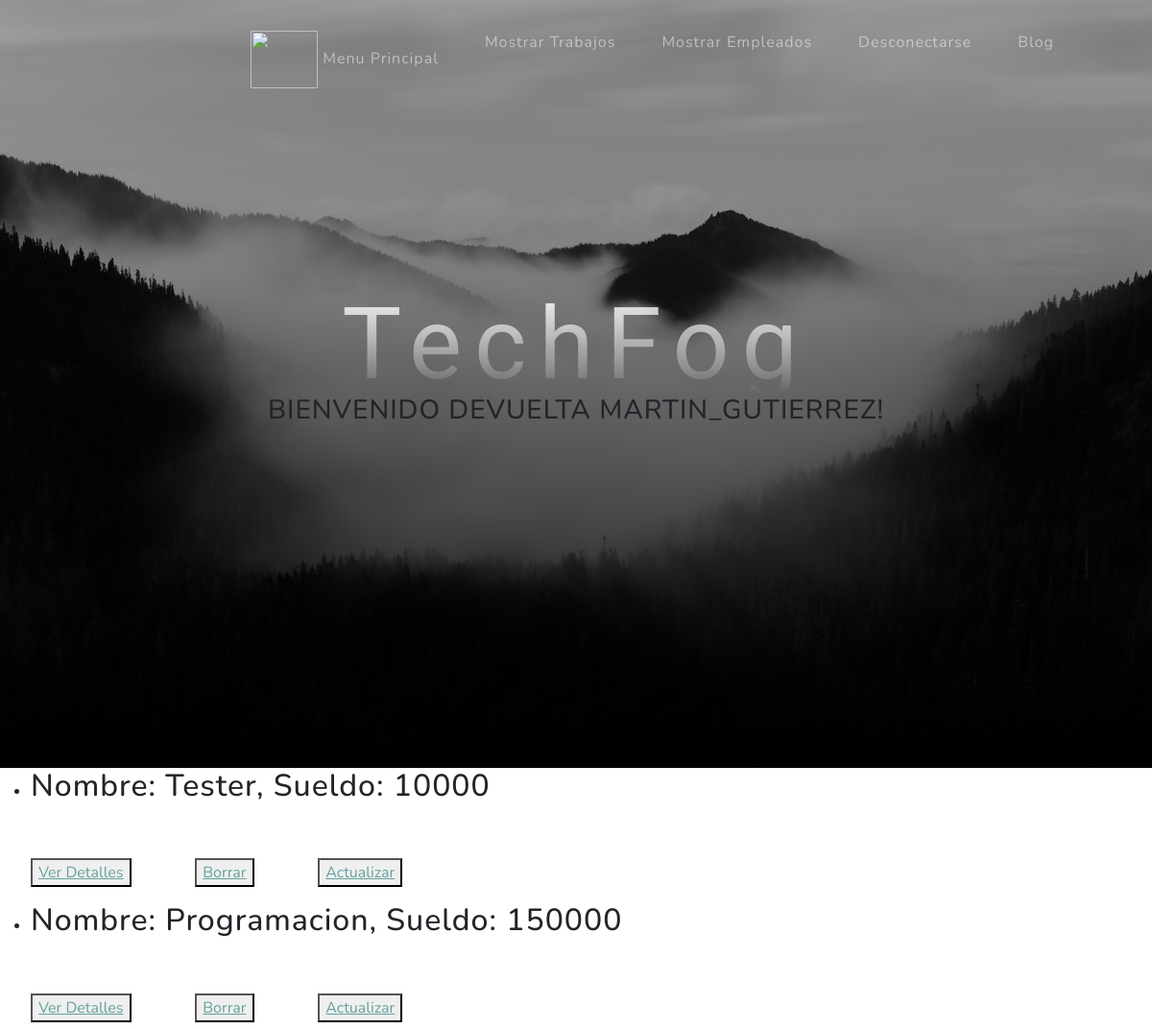
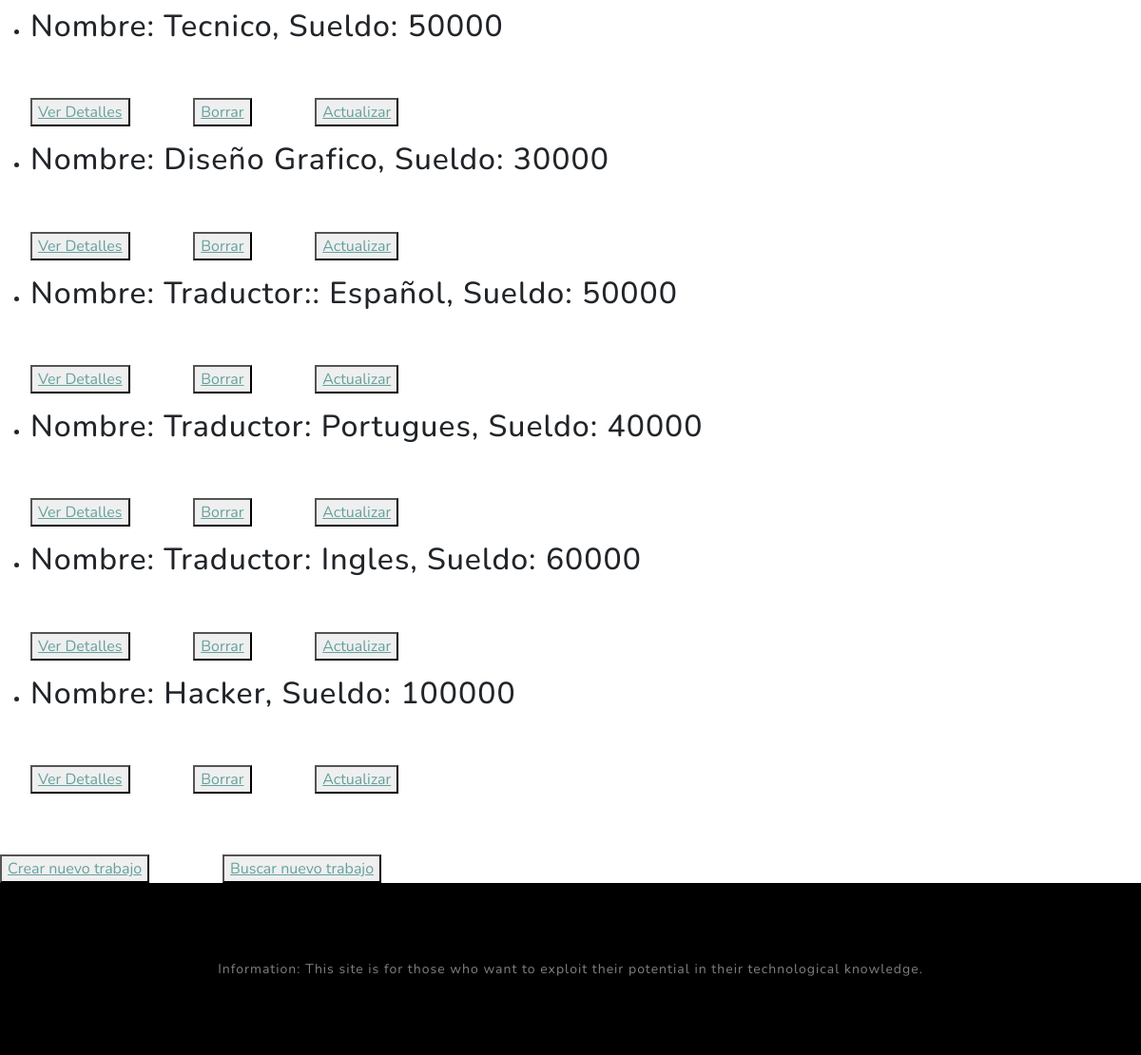
Page /trabajos_list/ (signed in) on the committed database (2 pictures, top to bottom).
### MiApp2/models.py (models this page shows)
class Trabajo(models.Model):
    nombre=models.CharField(max_length=40)
    sueldo = models.IntegerField()
    def __str__(self):
        return f'Nombre: {self.nombre}, Sueldo: {self.sueldo}'

### MiApp2/views.py (the view)
# urls.py: path('trabajos_list/', views.TrabajoList.as_view(), name='List'),
class TrabajoList(ListView):
    model = Trabajo
    template_name = 'MiApp2/trabajo_list.html'

### MiApp2/Templates/MiApp2/trabajo_list.html (shortened to what this page needs)
{% extends 'MiApp2/index.html' %}
{% load static %}
{% block codigo_fatal2 %}
{% for trabajo in object_list %}
<ul>
    <li>
        <h2>{{trabajo}}</h2>
        <br>
        <br>
        <button>
            <a href="{% url 'Detail' trabajo.id %}">Ver Detalles</a>
        </button>
        <button>
            <a href="{% url 'Delete' trabajo.id %}">Borrar</a>
        </button>
        <button>
            <a href="{% url 'Update' trabajo.id %}">Actualizar</a>
        </button>
    </li>
</ul>
{% endfor %}
    <br>
    <br>
<button>
    <a href="{% url 'Create' %}">Crear nuevo trabajo</a>
</button>
<button>
    <a href="{% url 'Buscar Trabajo' %}">Buscar nuevo trabajo</a>
</button>
{% endblock %}

### MiApp2/Templates/MiApp2/index.html (shortened to what this page needs)
<!DOCTYPE html>
<html lang="en">
    <head>
        {% load static %}
        <link href={% static 'MiApp2/css/styles.css' %} rel="stylesheet" />
    </head>
    <body id="page-top">
        <nav class="navbar navbar-expand-lg navbar-light fixed-top" id="mainNav">
            <div class="container px-4 px-lg-5">
                <div class="collapse navbar-collapse" id="navbarResponsive">
                    <ul class="navbar-nav ms-auto">
                        <li class="nav-item"><a class="nav-link" href="{% url 'Inicio' %}"> <img src="{{avatar}}" height=60 width=70 /> Menu Principal</a>
                        {% if request.user.is_authenticated %}
                        <li class="nav-item"><a class="nav-link" href="{% url 'Mostrar Trabajo' %}">Mostrar Trabajos</a>
                        <li class="nav-item"><a class="nav-link" href="{% url 'Mostrar Empleados' %}"> Mostrar Empleados</a>
                        <li class="nav-item"><a class="nav-link" href="{% url 'Logout' %}"> Desconectarse</a>
                        {% else %}
                        <li class="nav-item"><a class="nav-link" href="{% url 'Login' %}"> Iniciar</a>
                        <li class="nav-item"><a class="nav-link" href="{% url 'Register' %}"> Registrarse</a>
                        {% endif %}
                        <li class="nav-item"><a class="nav-link" href="{% url 'miblog-index' %}"> Blog</a>
                    </ul>
                </div>
            </div>
        </nav>
        <header class="masthead">
            <div class="container px-4 px-lg-5 d-flex h-100 align-items-center justify-content-center">
                <div class="d-flex justify-content-center">
                    <div class="text-center">
                        <h1 class="mx-auto my-0 text-lower case">TechFog</h1>
                        {% if request.user.is_authenticated %}
                        <h3 class="mx-auto my-0 text-uppercase"> Bienvenido Devuelta {{user.username}}!</h3>
                        <div class="text-center">
                        {% else %}
                            <h3 class="mx-auto my-0 text-lower case">¡Hola Desconocido!</h3>
                        {% endif %}
                    </div>
                </div>
            </div>
        </header>
        {% block codigo_fatal2 %} {% endblock %}
        <footer class="footer bg-black small text-center text-white-50"><div class="container px-4 px-lg-5">
            Information: This site is for those who want to exploit their potential in their technological knowledge.</div></footer>
    </body>
</html>

### rows in the picture
Trabajo: nombre+sueldo "Nombre: Tester, Sueldo: 10000"
Trabajo: nombre+sueldo "Nombre: Programacion, Sueldo: 150000"
Trabajo: nombre+sueldo "Nombre: Tecnico, Sueldo: 50000"
Trabajo: nombre+sueldo "Nombre: Diseño Grafico, Sueldo: 30000"
Trabajo: nombre+sueldo "Nombre: Traductor:: Español, Sueldo: 50000"
Trabajo: nombre+sueldo "Nombre: Traductor: Portugues, Sueldo: 40000"
Trabajo: nombre+sueldo "Nombre: Traductor: Ingles, Sueldo: 60000"
Trabajo: nombre+sueldo "Nombre: Hacker, Sueldo: 100000"

### other values in the picture
{{ user.username }} "MARTIN_GUTIERREZ"
